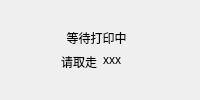
     <widget class="QWidget" name="page_7">
      <layout class="QGridLayout" name="gridLayout_11">
       <item row="0" column="0">
        <layout class="QVBoxLayout" name="verticalLayout_5">
         <item>
          <widget class="QLabel" name="label_31">
           <property name="text">
            <string>等待打印中  </string>
           </property>
           <property name="alignment">
            <set>Qt::AlignBottom|Qt::AlignHCenter</set>
           </property>
          </widget>
         </item>
         <item>
          <layout class="QHBoxLayout" name="horizontalLayout_2">
           <item>
            <widget class="QLabel" name="label_32">
             <property name="layoutDirection">
              <enum>Qt::LeftToRight</enum>
             </property>
             <property name="text">
              <string>请取走</string>
             </property>
             <property name="alignment">
              <set>Qt::AlignRight|Qt::AlignTop|Qt::AlignTrailing</set>
             </property>
            </widget>
           </item>
           <item>
            <widget class="QLabel" name="label_33">
             <property name="text">
              <string>xxx</string>
             </property>
             <property name="alignment">
              <set>Qt::AlignLeading|Qt::AlignLeft|Qt::AlignTop</set>
             </property>
            </widget>
           </item>
          </layout>
         </item>
        </layout>
       </item>
      </layout>
     </widget>
